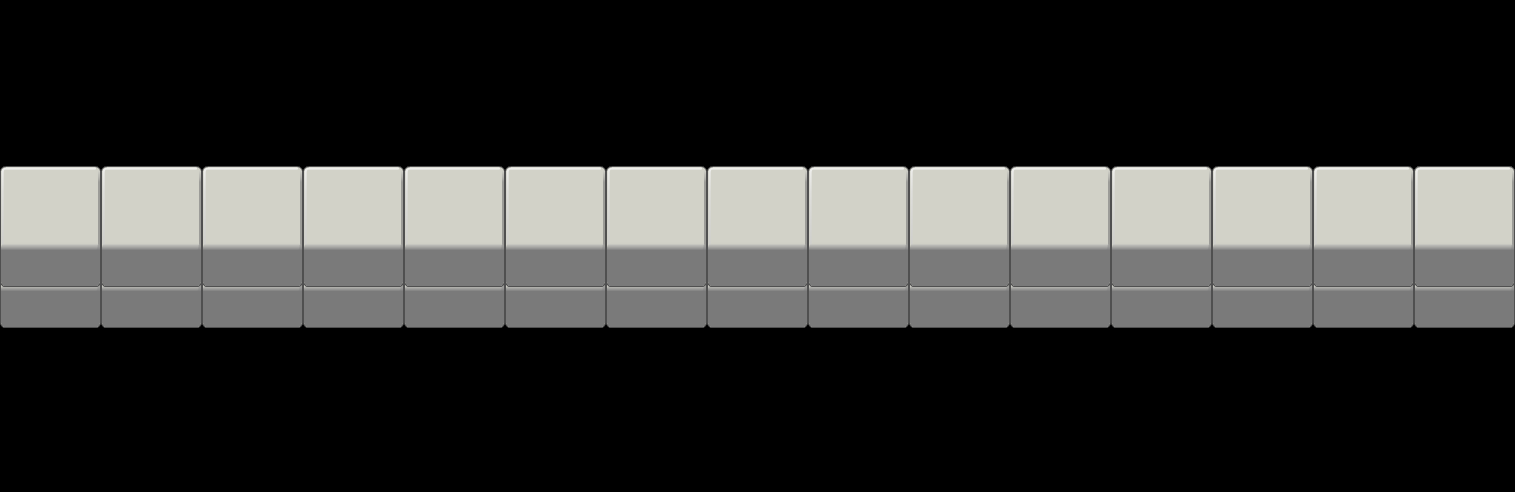

The image is a tile-based game level rendered from a .tmx file. Its description and source (layers, tilesets, objects; grid data summarised) follow:
An orthogonal 15x12 tile map with 101x41 px tiles, 2 tile layers (Tile Layer 2, top).

<map version="1.0" orientation="orthogonal" width="15" height="12" tilewidth="101" tileheight="41">
 <tileset firstgid="1" source="orthogonal-test1.tsx" />
 <layer name="Tile Layer 2" width="15" height="12">
  <data>[180 cells, 16 non-empty, 1 distinct tile ids]</data>
 </layer>
 <layer name="top" width="15" height="12">
  <data>[180 cells, 15 non-empty, 1 distinct tile ids]</data>
 </layer>
</map>
